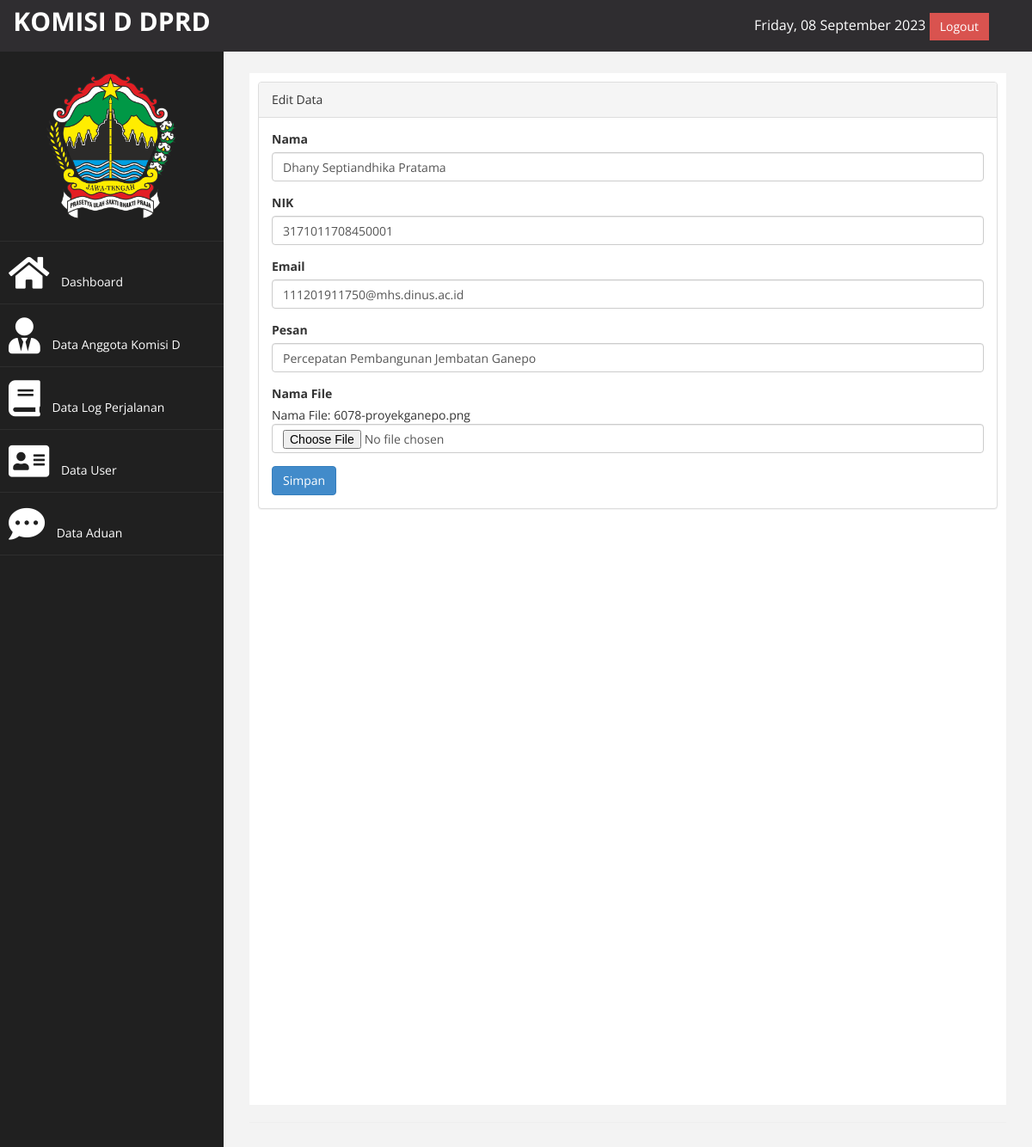
The app's page /index.php?page=aduan&aksi=edit&id=3171011708450001 (signed in) with its own data.
### tables this page shows
CREATE TABLE `tb_aduan` (
  `id` int(11) NOT NULL,
  `namapelapor` varchar(100) NOT NULL,
  `nik` varchar(100) NOT NULL,
  `email` varchar(100) NOT NULL,
  `pesan` varchar(1000) NOT NULL,
  `file_name` varchar(100) NOT NULL,
  `type` varchar(100) NOT NULL,
  `size` varchar(100) NOT NULL
);

### page/aduan/edit.php (the view, shortened to what this page needs)
<?php
$nik = $_GET['id'];
$sql = $koneksi->query("select * from tb_aduan where nik='$nik'");
$tampil = $sql->fetch_assoc();
?>
<div class="panel panel-default">
    <div class="panel-heading">
        Edit Data
    </div>
    <div class="panel-body">
        <div class="row">
            <div class="col-md-12">
                <form method="POST" enctype="multipart/form-data">
                    <div class="form-group">
                        <label>Nama</label>
                        <input class="form-control" name="namapelapor" value="<?php echo $tampil['namapelapor']; ?>">
                    </div>
                    <div class="form-group">
                        <label>NIK</label>
                        <input class="form-control" name="nik" value="<?php echo $tampil['nik']; ?>" />
                    </div>
                    <div class="form-group">
                        <label>Email</label>
                        <input class="form-control" name="email" value="<?php echo $tampil['email']; ?>" />
                    </div>
                    <div class="form-group">
                        <label>Pesan</label>
                        <input class="form-control" name="pesan" value="<?php echo $tampil['pesan']; ?>" />
                    </div>
                    <div class="form-group">
                        <label>Nama File</label>
                        <div>Nama File: <?php echo $tampil['file_name']; ?></div>
                        <input class="form-control" name="file" type="file" value="" />
                    </div>
                    <div>
                        <input type="submit" name="simpan" value="Simpan" class="btn btn-primary">
                    </div>
            </div>
        </div>
    </div>
</div>
</div>

### assets/css/custom.css (style rules this page uses)
body { font-family: 'Open Sans', sans-serif; }

### records on screen
tb_aduan: namapelapor "Dhany Septiandhika Pratama", nik "3171011708450001", email "111201911750@mhs.dinus.ac.id", pesan "Percepatan Pembangunan Jembatan Ganepo", file_name "6078-proyekganepo.png"
